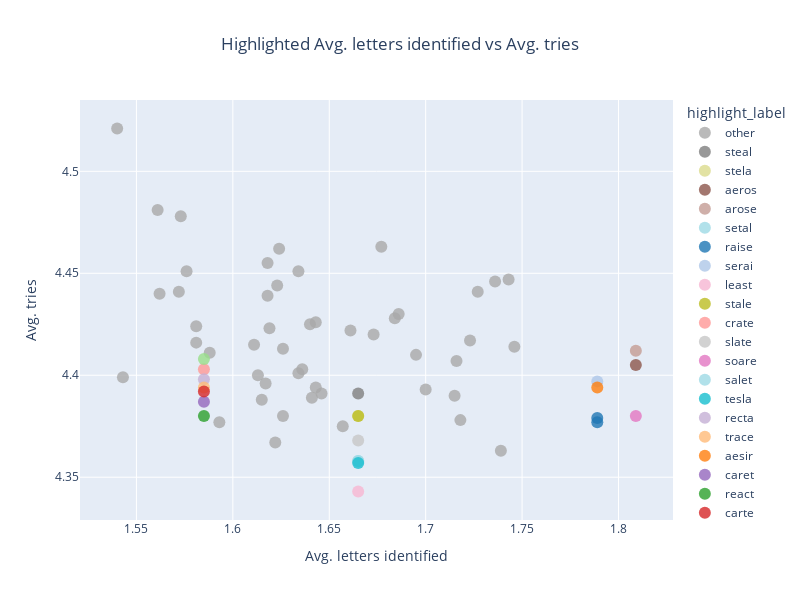

Notebook source saved alongside this figure:
### Code cell
plot_guess_stats_highlighted_words(
    dataf=guess_stats,
    x_axis_data="avg_letters_identified",
    y_axis_data="tries_mean",
    words=words_to_highlight,
    title="Highlighted Avg. letters identified vs Avg. tries",
    xaxis_title="Avg. letters identified",
    yaxis_title="Avg. tries"
)

### Figure 1 — Plotly figure (JSON) as saved in the notebook; plotly's stock layout.template omitted (floating-point values rounded to 4 significant figures)
{"data": [{"hovertemplate": "highlight_label=other<br>avg_letters_identified=%{x}<br>tries_mean=%{y}<extra></extra>", "legendgroup": "other", "marker": {"color": "rgb(169, 169, 169)", "opacity": 0.8, "size": 12, "symbol": "circle"}, "mode": "markers", "name": "other", "orientation": "v", "showlegend": true, "type": "scatter", "x": [1.573, 1.746, 1.581, 1.634, 1.736, 1.615, 1.646, 1.626, 1.723, 1.727, 1.576, 1.636, 1.593, 1.7, 1.611, 1.562, 1.716, 1.718, 1.684, 1.686, 1.618, 1.695, 1.613, 1.677, 1.657, 1.622, 1.543, 1.643, 1.626, 1.743, 1.588, 1.64, 1.739, 1.624, 1.715, 1.661, 1.643, 1.617, 1.54, 1.581, 1.641, 1.619, 1.572, 1.561, 1.623, 1.618, 1.673, 1.634], "xaxis": "x", "y": [4.478, 4.414, 4.416, 4.451, 4.446, 4.388, 4.391, 4.413, 4.417, 4.441, 4.451, 4.403, 4.377, 4.393, 4.415, 4.44, 4.407, 4.378, 4.428, 4.43, 4.439, 4.41, 4.4, 4.463, 4.375, 4.367, 4.399, 4.394, 4.38, 4.447, 4.411, 4.425, 4.363, 4.462, 4.39, 4.422, 4.426, 4.396, 4.521, 4.424, 4.389, 4.423, 4.441, 4.481, 4.444, 4.455, 4.42, 4.401], "yaxis": "y"}, {"hovertemplate": "highlight_label=steal<br>avg_letters_identified=%{x}<br>tries_mean=%{y}<extra></extra>", "legendgroup": "steal", "marker": {"color": "rgb(127, 127, 127)", "opacity": 0.8, "size": 12, "symbol": "circle"}, "mode": "markers", "name": "steal", "orientation": "v", "showlegend": true, "type": "scatter", "x": [1.665], "xaxis": "x", "y": [4.391], "yaxis": "y"}, {"hovertemplate": "highlight_label=stela<br>avg_letters_identified=%{x}<br>tries_mean=%{y}<extra></extra>", "legendgroup": "stela", "marker": {"color": "rgb(219, 219, 141)", "opacity": 0.8, "size": 12, "symbol": "circle"}, "mode": "markers", "name": "stela", "orientation": "v", "showlegend": true, "type": "scatter", "x": [1.665], "xaxis": "x", "y": [4.38], "yaxis": "y"}, {"hovertemplate": "highlight_label=aeros<br>avg_letters_identified=%{x}<br>tries_mean=%{y}<extra></extra>", "legendgroup": "aeros", "marker": {"color": "rgb(140, 86, 75)", "opacity": 0.8, "size": 12, "symbol": "circle"}, "mode": "markers", "name": "aeros", "orientation": "v", "showlegend": true, "type": "scatter", "x": [1.809], "xaxis": "x", "y": [4.405], "yaxis": "y"}, {"hovertemplate": "highlight_label=arose<br>avg_letters_identified=%{x}<br>tries_mean=%{y}<extra></extra>", "legendgroup": "arose", "marker": {"color": "rgb(196, 156, 148)", "opacity": 0.8, "size": 12, "symbol": "circle"}, "mode": "markers", "name": "arose", "orientation": "v", "showlegend": true, "type": "scatter", "x": [1.809], "xaxis": "x", "y": [4.412], "yaxis": "y"}, {"hovertemplate": "highlight_label=setal<br>avg_letters_identified=%{x}<br>tries_mean=%{y}<extra></extra>", "legendgroup": "setal", "marker": {"color": "rgb(158, 218, 229)", "opacity": 0.8, "size": 12, "symbol": "circle"}, "mode": "markers", "name": "setal", "orientation": "v", "showlegend": true, "type": "scatter", "x": [1.665], "xaxis": "x", "y": [4.358], "yaxis": "y"}, {"hovertemplate": "highlight_label=raise<br>avg_letters_identified=%{x}<br>tries_mean=%{y}<extra></extra>", "legendgroup": "raise", "marker": {"color": "rgb(31, 119, 180)", "opacity": 0.8, "size": 12, "symbol": "circle"}, "mode": "markers", "name": "raise", "orientation": "v", "showlegend": true, "type": "scatter", "x": [1.789], "xaxis": "x", "y": [4.379], "yaxis": "y"}, {"hovertemplate": "highlight_label=serai<br>avg_letters_identified=%{x}<br>tries_mean=%{y}<extra></extra>", "legendgroup": "serai", "marker": {"color": "rgb(174, 199, 232)", "opacity": 0.8, "size": 12, "symbol": "circle"}, "mode": "markers", "name": "serai", "orientation": "v", "showlegend": true, "type": "scatter", "x": [1.789], "xaxis": "x", "y": [4.397], "yaxis": "y"}, {"hovertemplate": "highlight_label=least<br>avg_letters_identified=%{x}<br>tries_mean=%{y}<extra></extra>", "legendgroup": "least", "marker": {"color": "rgb(247, 182, 210)", "opacity": 0.8, "size": 12, "symbol": "circle"}, "mode": "markers", "name": "least", "orientation": "v", "showlegend": true, "type": "scatter", "x": [1.665], "xaxis": "x", "y": [4.343], "yaxis": "y"}, {"hovertemplate": "highlight_label=stale<br>avg_letters_identified=%{x}<br>tries_mean=%{y}<extra></extra>", "legendgroup": "stale", "marker": {"color": "rgb(188, 189, 34)", "opacity": 0.8, "size": 12, "symbol": "circle"}, "mode": "markers", "name": "stale", "orientation": "v", "showlegend": true, "type": "scatter", "x": [1.665], "xaxis": "x", "y": [4.38], "yaxis": "y"}, {"hovertemplate": "highlight_label=crate<br>avg_letters_identified=%{x}<br>tries_mean=%{y}<extra></extra>", "legendgroup": "crate", "marker": {"color": "rgb(255, 152, 150)", "opacity": 0.8, "size": 12, "symbol": "circle"}, "mode": "markers", "name": "crate", "orientation": "v", "showlegend": true, "type": "scatter", "x": [1.585], "xaxis": "x", "y": [4.403], "yaxis": "y"}, {"hovertemplate": "highlight_label=slate<br>avg_letters_identified=%{x}<br>tries_mean=%{y}<extra></extra>", "legendgroup": "slate", "marker": {"color": "rgb(199, 199, 199)", "opacity": 0.8, "size": 12, "symbol": "circle"}, "mode": "markers", "name": "slate", "orientation": "v", "showlegend": true, "type": "scatter", "x": [1.665], "xaxis": "x", "y": [4.368], "yaxis": "y"}, {"hovertemplate": "highlight_label=soare<br>avg_letters_identified=%{x}<br>tries_mean=%{y}<extra></extra>", "legendgroup": "soare", "marker": {"color": "rgb(227, 119, 194)", "opacity": 0.8, "size": 12, "symbol": "circle"}, "mode": "markers", "name": "soare", "orientation": "v", "showlegend": true, "type": "scatter", "x": [1.809], "xaxis": "x", "y": [4.38], "yaxis": "y"}, {"hovertemplate": "highlight_label=salet<br>avg_letters_identified=%{x}<br>tries_mean=%{y}<extra></extra>", "legendgroup": "salet", "marker": {"color": "rgb(158, 218, 229)", "opacity": 0.8, "size": 12, "symbol": "circle"}, "mode": "markers", "name": "salet", "orientation": "v", "showlegend": true, "type": "scatter", "x": [1.665], "xaxis": "x", "y": [4.358], "yaxis": "y"}, {"hovertemplate": "highlight_label=tesla<br>avg_letters_identified=%{x}<br>tries_mean=%{y}<extra></extra>", "legendgroup": "tesla", "marker": {"color": "rgb(23, 190, 207)", "opacity": 0.8, "size": 12, "symbol": "circle"}, "mode": "markers", "name": "tesla", "orientation": "v", "showlegend": true, "type": "scatter", "x": [1.665], "xaxis": "x", "y": [4.357], "yaxis": "y"}, {"hovertemplate": "highlight_label=recta<br>avg_letters_identified=%{x}<br>tries_mean=%{y}<extra></extra>", "legendgroup": "recta", "marker": {"color": "rgb(197, 176, 213)", "opacity": 0.8, "size": 12, "symbol": "circle"}, "mode": "markers", "name": "recta", "orientation": "v", "showlegend": true, "type": "scatter", "x": [1.585], "xaxis": "x", "y": [4.398], "yaxis": "y"}, {"hovertemplate": "highlight_label=trace<br>avg_letters_identified=%{x}<br>tries_mean=%{y}<extra></extra>", "legendgroup": "trace", "marker": {"color": "rgb(255, 187, 120)", "opacity": 0.8, "size": 12, "symbol": "circle"}, "mode": "markers", "name": "trace", "orientation": "v", "showlegend": true, "type": "scatter", "x": [1.585], "xaxis": "x", "y": [4.394], "yaxis": "y"}, {"hovertemplate": "highlight_label=aesir<br>avg_letters_identified=%{x}<br>tries_mean=%{y}<extra></extra>", "legendgroup": "aesir", "marker": {"color": "rgb(255, 127, 14)", "opacity": 0.8, "size": 12, "symbol": "circle"}, "mode": "markers", "name": "aesir", "orientation": "v", "showlegend": true, "type": "scatter", "x": [1.789], "xaxis": "x", "y": [4.394], "yaxis": "y"}, {"hovertemplate": "highlight_label=caret<br>avg_letters_identified=%{x}<br>tries_mean=%{y}<extra></extra>", "legendgroup": "caret", "marker": {"color": "rgb(148, 103, 189)", "opacity": 0.8, "size": 12, "symbol": "circle"}, "mode": "markers", "name": "caret", "orientation": "v", "showlegend": true, "type": "scatter", "x": [1.585], "xaxis": "x", "y": [4.387], "yaxis": "y"}, {"hovertemplate": "highlight_label=react<br>avg_letters_identified=%{x}<br>tries_mean=%{y}<extra></extra>", "legendgroup": "react", "marker": {"color": "rgb(44, 160, 44)", "opacity": 0.8, "size": 12, "symbol": "circle"}, "mode": "markers", "name": "react", "orientation": "v", "showlegend": true, "type": "scatter", "x": [1.585], "xaxis": "x", "y": [4.38], "yaxis": "y"}, {"hovertemplate": "highlight_label=carte<br>avg_letters_identified=%{x}<br>tries_mean=%{y}<extra></extra>", "legendgroup": "carte", "marker": {"color": "rgb(214, 39, 40)", "opacity": 0.8, "size": 12, "symbol": "circle"}, "mode": "markers", "name": "carte", "orientation": "v", "showlegend": true, "type": "scatter", "x": [1.585], "xaxis": "x", "y": [4.392], "yaxis": "y"}, {"hovertemplate": "highlight_label=cater<br>avg_letters_identified=%{x}<br>tries_mean=%{y}<extra></extra>", "legendgroup": "cater", "marker": {"color": "rgb(152, 223, 138)", "opacity": 0.8, "size": 12, "symbol": "circle"}, "mode": "markers", "name": "cater", "orientation": "v", "showlegend": true, "type": "scatter", "x": [1.585], "xaxis": "x", "y": [4.408], "yaxis": "y"}, {"hovertemplate": "highlight_label=arise<br>avg_letters_identified=%{x}<br>tries_mean=%{y}<extra></extra>", "legendgroup": "arise", "marker": {"color": "rgb(31, 119, 180)", "opacity": 0.8, "size": 12, "symbol": "circle"}, "mode": "markers", "name": "arise", "orientation": "v", "showlegend": true, "type": "scatter", "x": [1.789], "xaxis": "x", "y": [4.377], "yaxis": "y"}], "layout": {"height": 600, "legend": {"title": {"text": "highlight_label"}, "tracegroupgap": 0}, "showlegend": true, "title": {"text": "Highlighted Avg. letters identified vs Avg. tries", "x": 0.5}, "width": 800, "xaxis": {"anchor": "y", "domain": [0, 1], "title": {"text": "Avg. letters identified"}}, "yaxis": {"anchor": "x", "domain": [0, 1], "title": {"text": "Avg. tries"}}}}
